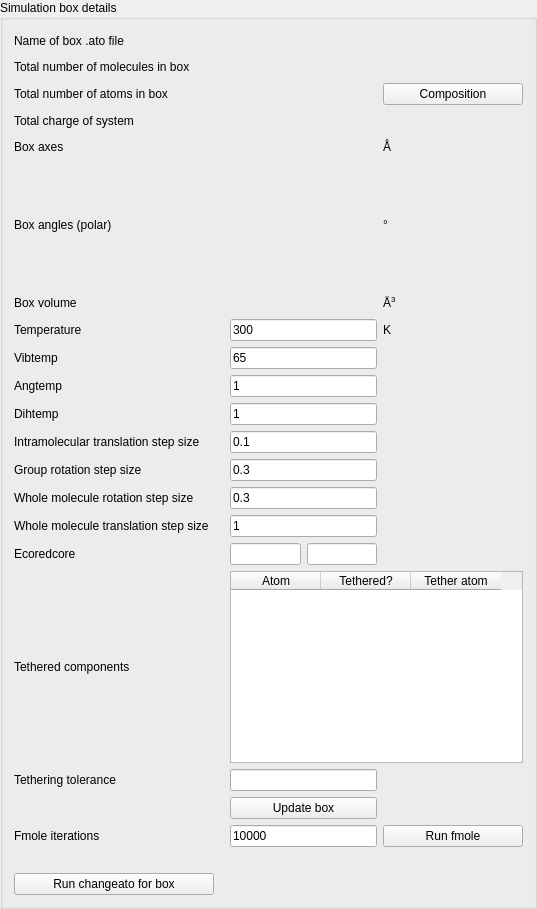
               <widget class="QGroupBox" name="groupBox_12">
                <property name="sizePolicy">
                 <sizepolicy hsizetype="Preferred" vsizetype="Preferred">
                  <horstretch>0</horstretch>
                  <verstretch>1</verstretch>
                 </sizepolicy>
                </property>
                <property name="title">
                 <string>Simulation box details</string>
                </property>
                <layout class="QHBoxLayout" name="horizontalLayout_23">
                 <item>
                  <layout class="QGridLayout" name="gridLayout_2" columnstretch="3,1,1,2">
                   <item row="0" column="0">
                    <widget class="QLabel" name="boxAtoNameLabel">
                     <property name="sizePolicy">
                      <sizepolicy hsizetype="Preferred" vsizetype="Preferred">
                       <horstretch>3</horstretch>
                       <verstretch>2</verstretch>
                      </sizepolicy>
                     </property>
                     <property name="minimumSize">
                      <size>
                       <width>0</width>
                       <height>20</height>
                      </size>
                     </property>
                     <property name="text">
                      <string>Name of box .ato file</string>
                     </property>
                    </widget>
                   </item>
                   <item row="0" column="1" colspan="2">
                    <widget class="QLabel" name="boxAtoLabel">
                     <property name="sizePolicy">
                      <sizepolicy hsizetype="Preferred" vsizetype="Preferred">
                       <horstretch>7</horstretch>
                       <verstretch>0</verstretch>
                      </sizepolicy>
                     </property>
                     <property name="text">
                      <string/>
                     </property>
                    </widget>
                   </item>
                   <item row="1" column="0">
                    <widget class="QLabel" name="boxAtoMolsLabel">
                     <property name="sizePolicy">
                      <sizepolicy hsizetype="Preferred" vsizetype="Preferred">
                       <horstretch>3</horstretch>
                       <verstretch>2</verstretch>
                      </sizepolicy>
                     </property>
                     <property name="minimumSize">
                      <size>
                       <width>0</width>
                       <height>20</height>
                      </size>
                     </property>
                     <property name="text">
                      <string>Total number of molecules in box</string>
                     </property>
                    </widget>
                   </item>
                   <item row="1" column="1" colspan="2">
                    <widget class="QLabel" name="boxAtoMols">
                     <property name="sizePolicy">
                      <sizepolicy hsizetype="Preferred" vsizetype="Preferred">
                       <horstretch>7</horstretch>
                       <verstretch>0</verstretch>
                      </sizepolicy>
                     </property>
                     <property name="text">
                      <string/>
                     </property>
                    </widget>
                   </item>
                   <item row="2" column="0">
                    <widget class="QLabel" name="label_53">
                     <property name="minimumSize">
                      <size>
                       <width>0</width>
                       <height>20</height>
                      </size>
                     </property>
                     <property name="text">
                      <string>Total number of atoms in box</string>
                     </property>
                    </widget>
                   </item>
                   <item row="2" column="1" colspan="2">
                    <widget class="QLabel" name="boxAtoAtoms">
                     <property name="text">
                      <string/>
                     </property>
                    </widget>
                   </item>
                   <item row="2" column="3">
                    <widget class="QPushButton" name="boxCompositionButton">
                     <property name="text">
                      <string>Composition</string>
                     </property>
                    </widget>
                   </item>
                   <item row="3" column="0">
                    <widget class="QLabel" name="boxAtoChargeLabel">
                     <property name="sizePolicy">
                      <sizepolicy hsizetype="Preferred" vsizetype="Preferred">
                       <horstretch>3</horstretch>
                       <verstretch>2</verstretch>
                      </sizepolicy>
                     </property>
                     <property name="minimumSize">
                      <size>
                       <width>0</width>
                       <height>20</height>
                      </size>
                     </property>
                     <property name="text">
                      <string>Total charge of system</string>
                     </property>
                    </widget>
                   </item>
                   <item row="3" column="1" colspan="2">
                    <widget class="QLabel" name="boxAtoCharge">
                     <property name="sizePolicy">
                      <sizepolicy hsizetype="Preferred" vsizetype="Preferred">
                       <horstretch>7</horstretch>
                       <verstretch>0</verstretch>
                      </sizepolicy>
                     </property>
                     <property name="text">
                      <string/>
                     </property>
                    </widget>
                   </item>
                   <item row="4" column="0">
                    <widget class="QLabel" name="boxAtoLengthLabel">
                     <property name="sizePolicy">
                      <sizepolicy hsizetype="Preferred" vsizetype="Preferred">
                       <horstretch>3</horstretch>
                       <verstretch>2</verstretch>
                      </sizepolicy>
                     </property>
                     <property name="minimumSize">
                      <size>
                       <width>0</width>
                       <height>20</height>
                      </size>
                     </property>
                     <property name="text">
                      <string>Box axes</string>
                     </property>
                    </widget>
                   </item>
                   <item row="4" column="1" colspan="2">
                    <widget class="QLabel" name="boxAtoLengthA">
                     <property name="sizePolicy">
                      <sizepolicy hsizetype="Preferred" vsizetype="Preferred">
                       <horstretch>7</horstretch>
                       <verstretch>0</verstretch>
                      </sizepolicy>
                     </property>
                     <property name="text">
                      <string/>
                     </property>
                    </widget>
                   </item>
                   <item row="4" column="3">
                    <widget class="QLabel" name="label_18">
                     <property name="text">
                      <string>Å</string>
                     </property>
                    </widget>
                   </item>
                   <item row="5" column="1" colspan="2">
                    <widget class="QLabel" name="boxAtoLengthB">
                     <property name="minimumSize">
                      <size>
                       <width>0</width>
                       <height>20</height>
                      </size>
                     </property>
                     <property name="text">
                      <string/>
                     </property>
                    </widget>
                   </item>
                   <item row="6" column="1" colspan="2">
                    <widget class="QLabel" name="boxAtoLengthC">
                     <property name="minimumSize">
                      <size>
                       <width>0</width>
                       <height>20</height>
                      </size>
                     </property>
                     <property name="text">
                      <string/>
                     </property>
                    </widget>
                   </item>
                   <item row="7" column="0">
                    <widget class="QLabel" name="label_36">
                     <property name="text">
                      <string>Box angles (polar)</string>
                     </property>
                    </widget>
                   </item>
                   <item row="7" column="1" colspan="2">
                    <widget class="QLabel" name="boxAtoAxisA">
                     <property name="minimumSize">
                      <size>
                       <width>0</width>
                       <height>20</height>
                      </size>
                     </property>
                     <property name="text">
                      <string/>
                     </property>
                    </widget>
                   </item>
                   <item row="7" column="3">
                    <widget class="QLabel" name="label_37">
                     <property name="text">
                      <string>°</string>
                     </property>
                    </widget>
                   </item>
                   <item row="8" column="1" colspan="2">
                    <widget class="QLabel" name="boxAtoAxisB">
                     <property name="minimumSize">
                      <size>
                       <width>0</width>
                       <height>20</height>
                      </size>
                     </property>
                     <property name="text">
                      <string/>
                     </property>
                    </widget>
                   </item>
                   <item row="9" column="1" colspan="2">
                    <widget class="QLabel" name="boxAtoAxisG">
                     <property name="minimumSize">
                      <size>
                       <width>0</width>
                       <height>20</height>
                      </size>
                     </property>
                     <property name="text">
                      <string/>
                     </property>
                    </widget>
                   </item>
                   <item row="10" column="0">
                    <widget class="QLabel" name="label_42">
                     <property name="text">
                      <string>Box volume</string>
                     </property>
                    </widget>
                   </item>
                   <item row="10" column="1" colspan="2">
                    <widget class="QLabel" name="boxAtoVol">
                     <property name="minimumSize">
                      <size>
                       <width>0</width>
                       <height>20</height>
                      </size>
                     </property>
                     <property name="text">
                      <string/>
                     </property>
                    </widget>
                   </item>
                   <item row="10" column="3">
                    <widget class="QLabel" name="label_43">
                     <property name="text">
                      <string>Å&lt;sup&gt;3&lt;/sup&gt;</string>
                     </property>
                    </widget>
                   </item>
                   <item row="11" column="0">
                    <widget class="QLabel" name="label_6">
                     <property name="sizePolicy">
                      <sizepolicy hsizetype="Preferred" vsizetype="Preferred">
                       <horstretch>0</horstretch>
                       <verstretch>1</verstretch>
                      </sizepolicy>
                     </property>
                     <property name="text">
                      <string>Temperature</string>
                     </property>
                    </widget>
                   </item>
                   <item row="11" column="1" colspan="2">
                    <widget class="QLineEdit" name="temperatureLineEdit">
                     <property name="text">
                      <string>300</string>
                     </property>
                    </widget>
                   </item>
                   <item row="11" column="3">
                    <widget class="QLabel" name="label_17">
                     <property name="text">
                      <string>K</string>
                     </property>
                    </widget>
                   </item>
                   <item row="12" column="0">
                    <widget class="QLabel" name="label_7">
                     <property name="sizePolicy">
                      <sizepolicy hsizetype="Preferred" vsizetype="Preferred">
                       <horstretch>0</horstretch>
                       <verstretch>1</verstretch>
                      </sizepolicy>
                     </property>
                     <property name="text">
                      <string>Vibtemp</string>
                     </property>
                    </widget>
                   </item>
                   <item row="12" column="1" colspan="2">
                    <widget class="QLineEdit" name="vibtempLineEdit">
                     <property name="text">
                      <string>65</string>
                     </property>
                    </widget>
                   </item>
                   <item row="13" column="0">
                    <widget class="QLabel" name="label_8">
                     <property name="sizePolicy">
                      <sizepolicy hsizetype="Preferred" vsizetype="Preferred">
                       <horstretch>0</horstretch>
                       <verstretch>1</verstretch>
                      </sizepolicy>
                     </property>
                     <property name="text">
                      <string>Angtemp</string>
                     </property>
                    </widget>
                   </item>
                   <item row="13" column="1" colspan="2">
                    <widget class="QLineEdit" name="angtempLineEdit">
                     <property name="text">
                      <string>1</string>
                     </property>
                    </widget>
                   </item>
                   <item row="14" column="0">
                    <widget class="QLabel" name="label_9">
                     <property name="sizePolicy">
                      <sizepolicy hsizetype="Preferred" vsizetype="Preferred">
                       <horstretch>0</horstretch>
                       <verstretch>1</verstretch>
                      </sizepolicy>
                     </property>
                     <property name="text">
                      <string>Dihtemp</string>
                     </property>
                    </widget>
                   </item>
                   <item row="14" column="1" colspan="2">
                    <widget class="QLineEdit" name="dihtempLineEdit">
                     <property name="text">
                      <string>1</string>
                     </property>
                    </widget>
                   </item>
                   <item row="15" column="0">
                    <widget class="QLabel" name="label_35">
                     <property name="text">
                      <string>Intramolecular translation step size</string>
                     </property>
                    </widget>
                   </item>
                   <item row="15" column="1" colspan="2">
                    <widget class="QLineEdit" name="intraTransSSLineEdit">
                     <property name="text">
                      <string>0.1</string>
                     </property>
                    </widget>
                   </item>
                   <item row="16" column="0">
                    <widget class="QLabel" name="label_31">
                     <property name="text">
                      <string>Group rotation step size</string>
                     </property>
                    </widget>
                   </item>
                   <item row="16" column="1" colspan="2">
                    <widget class="QLineEdit" name="grpRotSSLineEdit">
                     <property name="text">
                      <string>0.3</string>
                     </property>
                    </widget>
                   </item>
                   <item row="17" column="0">
                    <widget class="QLabel" name="label_30">
                     <property name="text">
                      <string>Whole molecule rotation step size</string>
                     </property>
                    </widget>
                   </item>
                   <item row="17" column="1" colspan="2">
                    <widget class="QLineEdit" name="molRotSSLineEdit">
                     <property name="text">
                      <string>0.3</string>
                     </property>
                    </widget>
                   </item>
                   <item row="18" column="0">
                    <widget class="QLabel" name="label_29">
                     <property name="text">
                      <string>Whole molecule translation step size</string>
                     </property>
                    </widget>
                   </item>
                   <item row="18" column="1" colspan="2">
                    <widget class="QLineEdit" name="molTransSSLineEdit">
                     <property name="text">
                      <string>1</string>
                     </property>
                    </widget>
                   </item>
                   <item row="19" column="0">
                    <widget class="QLabel" name="label_10">
                     <property name="sizePolicy">
                      <sizepolicy hsizetype="Preferred" vsizetype="Preferred">
                       <horstretch>0</horstretch>
                       <verstretch>1</verstretch>
                      </sizepolicy>
                     </property>
                     <property name="text">
                      <string>Ecoredcore</string>
                     </property>
                    </widget>
                   </item>
                   <item row="19" column="1">
                    <widget class="QLineEdit" name="ecoreLineEdit"/>
                   </item>
                   <item row="19" column="2">
                    <widget class="QLineEdit" name="dcoreLineEdit"/>
                   </item>
                   <item row="20" column="0">
                    <widget class="QLabel" name="label_44">
                     <property name="text">
                      <string>Tethered components</string>
                     </property>
                    </widget>
                   </item>
                   <item row="20" column="1" colspan="3">
                    <widget class="QTableWidget" name="atoTetherTable">
                     <property name="minimumSize">
                      <size>
                       <width>0</width>
                       <height>100</height>
                      </size>
                     </property>
                     <attribute name="horizontalHeaderDefaultSectionSize">
                      <number>90</number>
                     </attribute>
                     <attribute name="verticalHeaderVisible">
                      <bool>false</bool>
                     </attribute>
                     <column>
                      <property name="text">
                       <string>Atom</string>
                      </property>
                     </column>
                     <column>
                      <property name="text">
                       <string>Tethered?</string>
                      </property>
                     </column>
                     <column>
                      <property name="text">
                       <string>Tether atom</string>
                      </property>
                     </column>
                    </widget>
                   </item>
                   <item row="21" column="0">
                    <widget class="QLabel" name="label_45">
                     <property name="text">
                      <string>Tethering tolerance</string>
                     </property>
                    </widget>
                   </item>
                   <item row="21" column="1" colspan="2">
                    <widget class="QLineEdit" name="atoTetherTolLineEdit"/>
                   </item>
                   <item row="22" column="0">
                    <spacer name="horizontalSpacer_23">
                     <property name="orientation">
                      <enum>Qt::Horizontal</enum>
                     </property>
                     <property name="sizeHint" stdset="0">
                      <size>
                       <width>168</width>
                       <height>20</height>
                      </size>
                     </property>
                    </spacer>
                   </item>
                   <item row="22" column="1" colspan="2">
                    <widget class="QPushButton" name="updateAtoFileButton">
                     <property name="sizePolicy">
                      <sizepolicy hsizetype="Minimum" vsizetype="Fixed">
                       <horstretch>0</horstretch>
                       <verstretch>1</verstretch>
                      </sizepolicy>
                     </property>
                     <property name="text">
                      <string>Update box</string>
                     </property>
                    </widget>
                   </item>
                   <item row="23" column="0">
                    <widget class="QLabel" name="label_11">
                     <property name="sizePolicy">
                      <sizepolicy hsizetype="Preferred" vsizetype="Preferred">
                       <horstretch>0</horstretch>
                       <verstretch>1</verstretch>
                      </sizepolicy>
                     </property>
                     <property name="minimumSize">
                      <size>
                       <width>0</width>
                       <height>0</height>
                      </size>
                     </property>
                     <property name="text">
                      <string>Fmole iterations</string>
                     </property>
                    </widget>
                   </item>
                   <item row="23" column="1" colspan="2">
                    <widget class="QLineEdit" name="fmoleLineEdit">
                     <property name="sizePolicy">
                      <sizepolicy hsizetype="Expanding" vsizetype="Fixed">
                       <horstretch>1</horstretch>
                       <verstretch>0</verstretch>
                      </sizepolicy>
                     </property>
                     <property name="minimumSize">
                      <size>
                       <width>0</width>
                       <height>0</height>
                      </size>
                     </property>
                     <property name="text">
                      <string>10000</string>
                     </property>
                    </widget>
                   </item>
                   <item row="23" column="3">
                    <widget class="QPushButton" name="fmoleButton">
                     <property name="sizePolicy">
                      <sizepolicy hsizetype="Minimum" vsizetype="Fixed">
                       <horstretch>2</horstretch>
                       <verstretch>0</verstretch>
                      </sizepolicy>
                     </property>
                     <property name="minimumSize">
                      <size>
                       <width>0</width>
                       <height>0</height>
                      </size>
                     </property>
                     <property name="text">
                      <string>Run fmole</string>
                     </property>
                    </widget>
                   </item>
                   <item row="24" column="0">
                    <spacer name="horizontalSpacer_18">
                     <property name="orientation">
                      <enum>Qt::Horizontal</enum>
                     </property>
                     <property name="sizeHint" stdset="0">
                      <size>
                       <width>158</width>
                       <height>20</height>
                      </size>
                     </property>
                    </spacer>
                   </item>
                   <item row="25" column="0">
                    <widget class="QPushButton" name="atoEPSRButton">
                     <property name="maximumSize">
                      <size>
                       <width>200</width>
                       <height>16777215</height>
                      </size>
                     </property>
                     <property name="layoutDirection">
                      <enum>Qt::LeftToRight</enum>
                     </property>
                     <property name="text">
                      <string>Run changeato for box</string>
                     </property>
                    </widget>
                   </item>
                  </layout>
                 </item>
                </layout>
               </widget>
